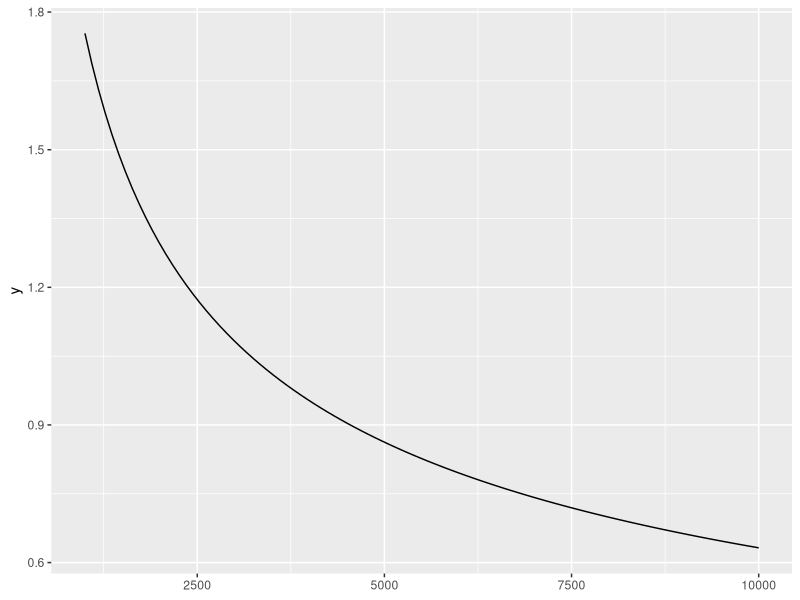
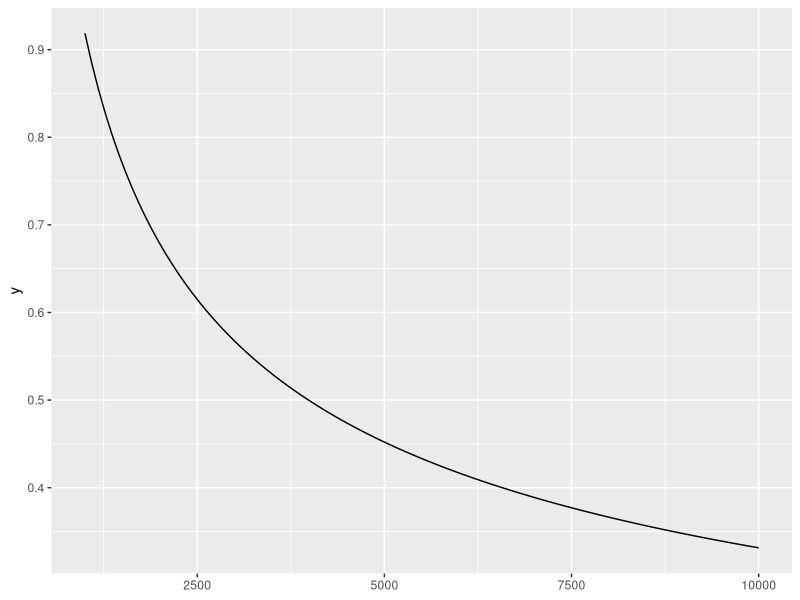
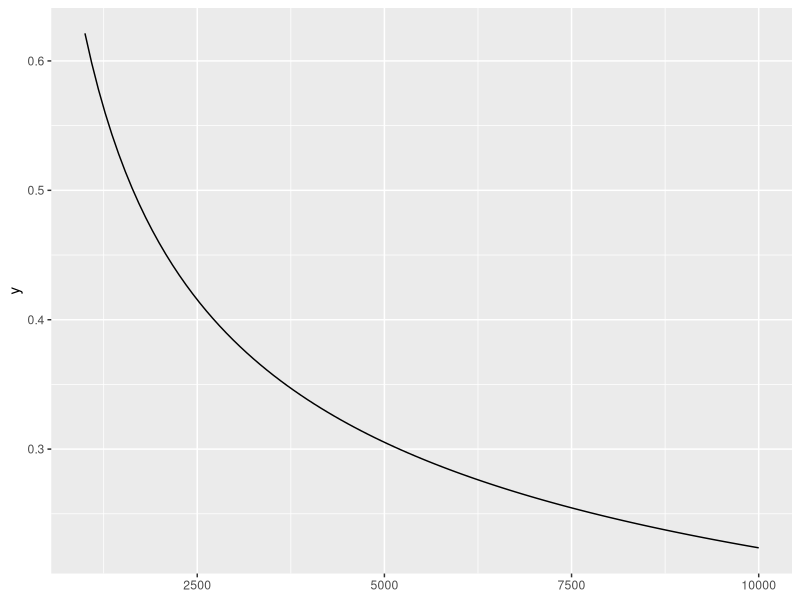
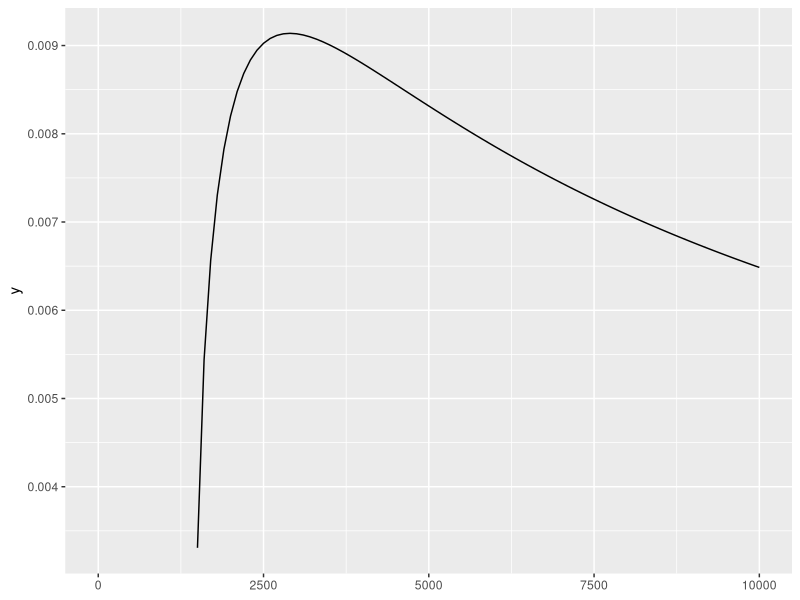
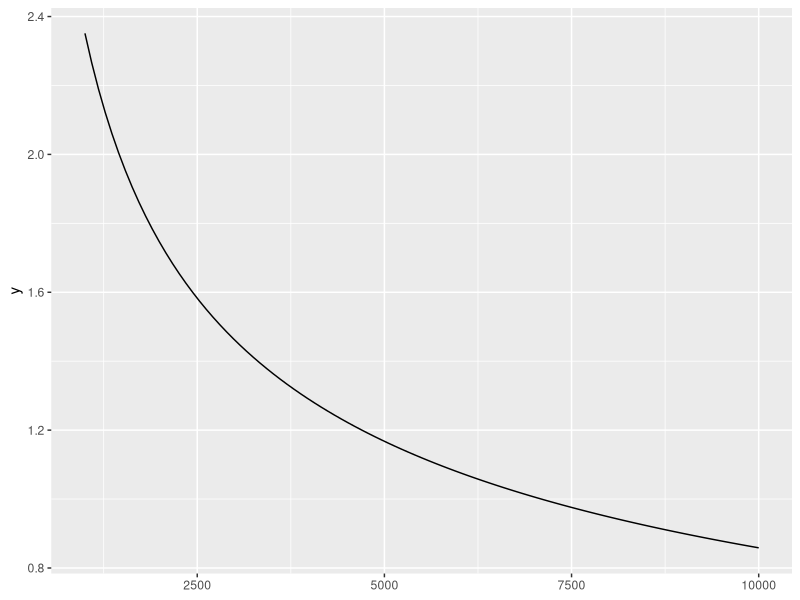
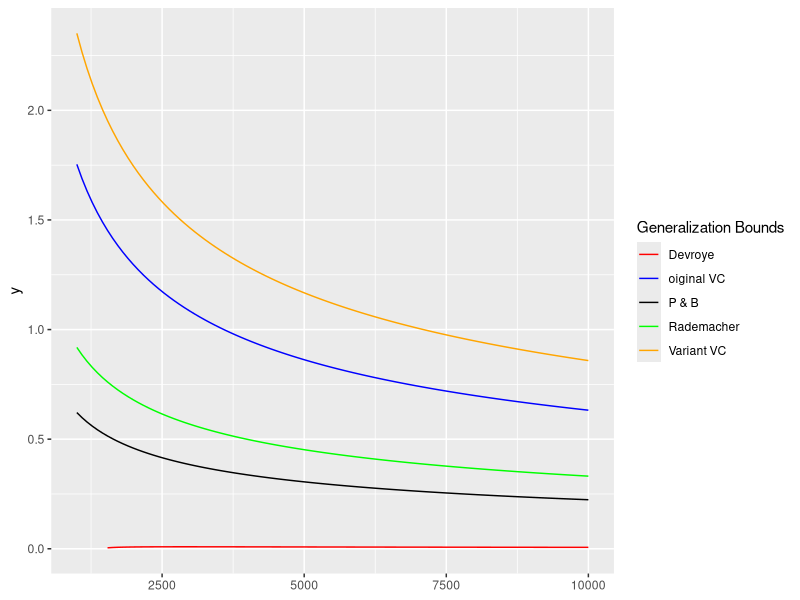

Generate these figures, in order, with R:
# plot different generalization bounds 
# set ggplot canvas
library(ggplot2)
p <- ggplot(data = data.frame(x = 0))

# plot VC bound
ovc <- function(x){
    sqrt(8/x*(log(80)+50*log(2*x)))
}
p + stat_function(fun = ovc, geom = "line") + xlim(1000, 10000)

# plot Rademacher Penalty Bound
rpb <- function(x){
    sqrt(2/x*(log(2) + 51*log(x))) + sqrt(2/x*log(20)) + 1/x
}
p + stat_function(fun = rpb, geom = "line") + xlim(1000, 10000)

# plot Parrondo and Van den Broek 
pvdb <- function(x){
    1/x +sqrt(1+x*(log(120) + 50*log(2*x)))/x # root of the equation
}
p + stat_function(fun = pvdb, geom = "line") + xlim(1000, 10000)

# plot Devroye
devr <- function(x){
    1/(x-2) + sqrt(4*(1-log(80)-100*log(x)) + 2*x)/(2*x-4)
}
p + stat_function(fun = devr, geom = "line") + xlim(1, 10000)

# plot variant VC bound
vvc <- function(x){
    sqrt(16/x*(log(2/sqrt(3)) + 50*log(x)))
}
p + stat_function(fun = vvc, geom = "line") + xlim(1000, 10000)

# in one plot
p + stat_function(fun = devr, geom = "line", aes(color = "Devroye")) +
    stat_function(fun = pvdb, geom = "line", aes(color = "P & B")) +
    stat_function(fun = vvc, geom = "line", aes(color = "Variant VC"))+
    stat_function(fun = rpb, geom = "line", aes(color = "Rademacher"))+ 
    stat_function(fun = ovc, geom = "line", aes(color = "oiginal VC"))+
    scale_color_manual("Generalization Bounds", 
                       values =c("red","blue", "black", "green", "orange"))+
    xlim(1000, 10000)